Frame 1 (no input): blank canvas, image omitted
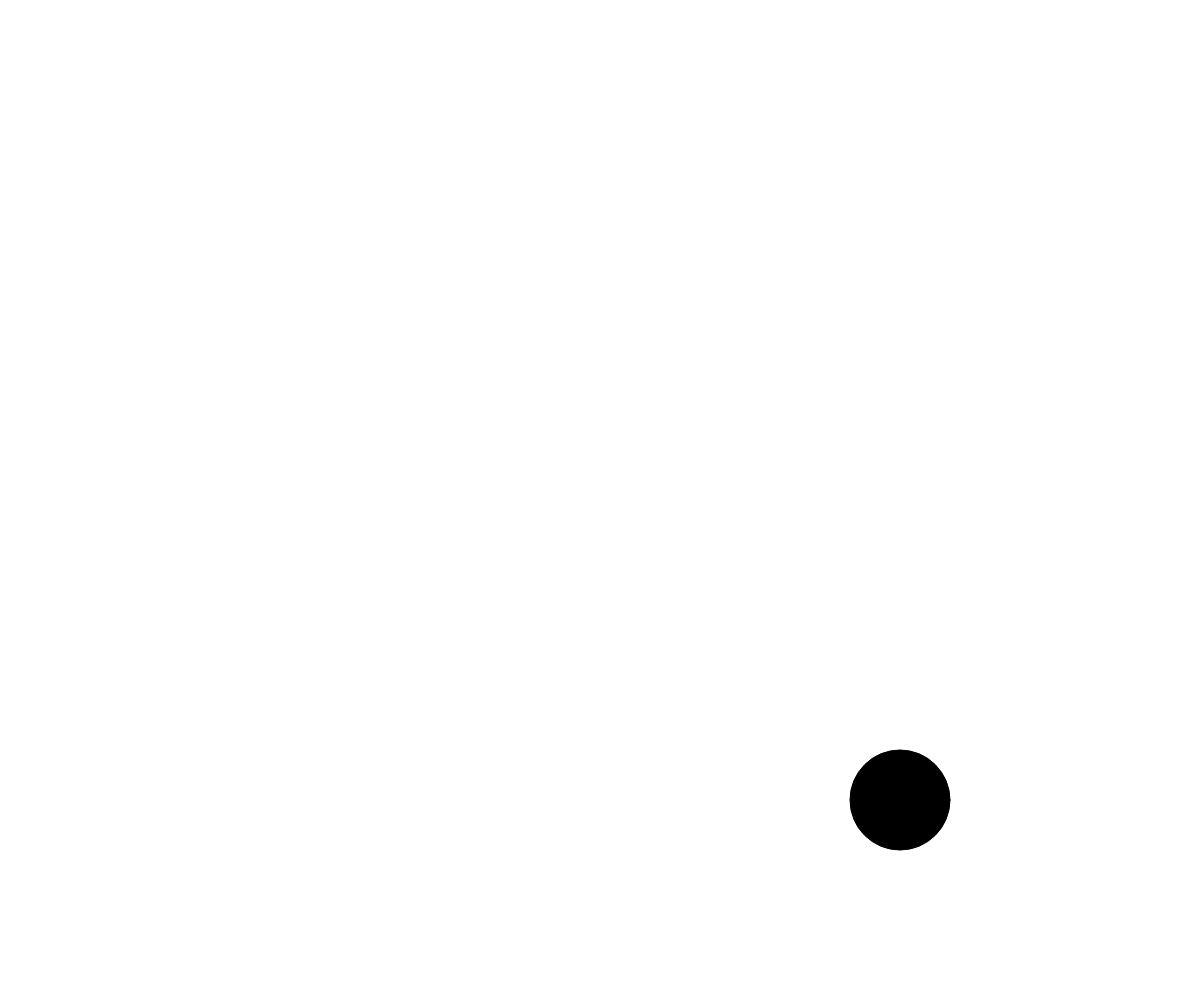
Frame 60 (no input)
Frame 120 (the mouse pressed at the canvas centre since frame 60): blank canvas, image omitted

The p5.js sketch that drew this single still picture (run headless with seeded random() and noise() and a simulated clock; from frame 60 on, the mouse is pressed at the canvas centre):

// p5.js sketch
// ── sketch.js
let x;
let y;
let dx = 5;
let dy = 5;
let radius = 100;
let rectsize = 100;
let mode = "circle";

function setup(){
    createCanvas(windowWidth, windowHeight);

    x = width/2;
    y = height/2;
}

function draw(){
    background(255);

    x += dx;
    y += dy;
    if (mode === "circle"){
        ellipse(x, y, radius);
        fill(0);
    }
    else if (mode === "rect"){
        rect(x, y, radius, radius)
        fill(0);
    }
    
    if (mode === "circle"){
        if (x > width || x < 0){
            dx *= -1;
        }
     
        if (y > height || y < 0){
            dy *= -1;
    }
  }
    else if (mode === "rect"){
        rect(x, y, rectsize, rectsize)
        if (x > width - rectsize || x < 0){
            dx *= -1;
        }
        if (y > height - rectsize || y < 0){
            dy *= -1;
        }
    }
}

function windowResized(){
    setup();
}

function mouseClicked(){
    if (mode === "circle"){
        mode = "rect";
    }
    else if (mode === "rect"){
        mode = "circle";
    }
}
